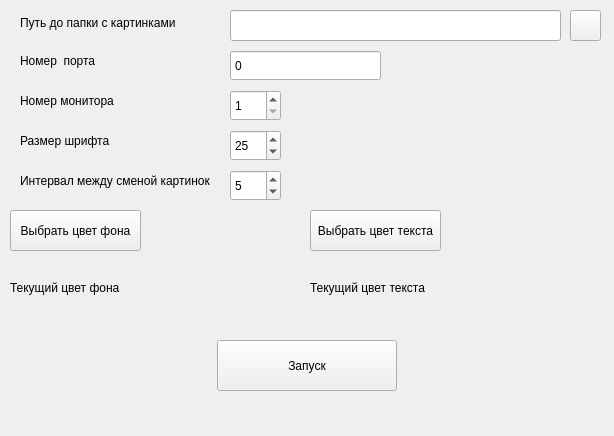
<?xml version="1.0" encoding="UTF-8"?>
<ui version="4.0">
 <class>MainWindow</class>
 <widget class="QMainWindow" name="MainWindow">
  <property name="geometry">
   <rect>
    <x>0</x>
    <y>0</y>
    <width>614</width>
    <height>436</height>
   </rect>
  </property>
  <property name="minimumSize">
   <size>
    <width>614</width>
    <height>436</height>
   </size>
  </property>
  <property name="maximumSize">
   <size>
    <width>614</width>
    <height>436</height>
   </size>
  </property>
  <property name="windowTitle">
   <string>Настройки программы</string>
  </property>
  <property name="windowIcon">
   <iconset>
    <normaloff>../IMGs/monitor.ico</normaloff>../IMGs/monitor.ico</iconset>
  </property>
  <widget class="QWidget" name="centralwidget">
   <widget class="QLineEdit" name="lineEdit">
    <property name="geometry">
     <rect>
      <x>230</x>
      <y>10</y>
      <width>331</width>
      <height>31</height>
     </rect>
    </property>
   </widget>
   <widget class="QPushButton" name="fileButton">
    <property name="geometry">
     <rect>
      <x>570</x>
      <y>10</y>
      <width>31</width>
      <height>31</height>
     </rect>
    </property>
    <property name="text">
     <string/>
    </property>
    <property name="icon">
     <iconset>
      <normaloff>../IMGs/folder.png</normaloff>../IMGs/folder.png</iconset>
    </property>
   </widget>
   <widget class="QPushButton" name="pushButton">
    <property name="geometry">
     <rect>
      <x>217</x>
      <y>340</y>
      <width>180</width>
      <height>51</height>
     </rect>
    </property>
    <property name="text">
     <string>Запуск</string>
    </property>
   </widget>
   <widget class="QLabel" name="label">
    <property name="geometry">
     <rect>
      <x>20</x>
      <y>12</y>
      <width>161</width>
      <height>21</height>
     </rect>
    </property>
    <property name="text">
     <string>Путь до папки с картинками</string>
    </property>
   </widget>
   <widget class="QLabel" name="label_2">
    <property name="geometry">
     <rect>
      <x>20</x>
      <y>50</y>
      <width>151</width>
      <height>21</height>
     </rect>
    </property>
    <property name="text">
     <string>Номер  порта</string>
    </property>
   </widget>
   <widget class="QLabel" name="label_3">
    <property name="geometry">
     <rect>
      <x>20</x>
      <y>90</y>
      <width>151</width>
      <height>21</height>
     </rect>
    </property>
    <property name="text">
     <string>Номер монитора</string>
    </property>
   </widget>
   <widget class="QSpinBox" name="Monitor_spinBox">
    <property name="geometry">
     <rect>
      <x>230</x>
      <y>90</y>
      <width>51</width>
      <height>31</height>
     </rect>
    </property>
    <property name="minimum">
     <number>1</number>
    </property>
    <property name="value">
     <number>1</number>
    </property>
   </widget>
   <widget class="QSpinBox" name="Font_spinBox">
    <property name="geometry">
     <rect>
      <x>230</x>
      <y>130</y>
      <width>51</width>
      <height>31</height>
     </rect>
    </property>
    <property name="maximum">
     <number>1000000</number>
    </property>
    <property name="value">
     <number>25</number>
    </property>
   </widget>
   <widget class="QLabel" name="label_4">
    <property name="geometry">
     <rect>
      <x>20</x>
      <y>130</y>
      <width>151</width>
      <height>21</height>
     </rect>
    </property>
    <property name="text">
     <string>Размер шрифта</string>
    </property>
   </widget>
   <widget class="QLabel" name="label_5">
    <property name="geometry">
     <rect>
      <x>20</x>
      <y>170</y>
      <width>191</width>
      <height>21</height>
     </rect>
    </property>
    <property name="text">
     <string>Интервал между сменой картинок</string>
    </property>
   </widget>
   <widget class="QSpinBox" name="Timing_spinBox">
    <property name="geometry">
     <rect>
      <x>230</x>
      <y>170</y>
      <width>51</width>
      <height>31</height>
     </rect>
    </property>
    <property name="maximum">
     <number>1000000</number>
    </property>
    <property name="value">
     <number>5</number>
    </property>
   </widget>
   <widget class="QSpinBox" name="Port_spinBox">
    <property name="geometry">
     <rect>
      <x>230</x>
      <y>50</y>
      <width>151</width>
      <height>31</height>
     </rect>
    </property>
    <property name="buttonSymbols">
     <enum>QAbstractSpinBox::NoButtons</enum>
    </property>
    <property name="maximum">
     <number>10000</number>
    </property>
   </widget>
   <widget class="QLabel" name="label_6">
    <property name="geometry">
     <rect>
      <x>90</x>
      <y>410</y>
      <width>391</width>
      <height>16</height>
     </rect>
    </property>
    <property name="font">
     <font>
      <weight>75</weight>
      <bold>true</bold>
     </font>
    </property>
    <property name="text">
     <string/>
    </property>
   </widget>
   <widget class="QPushButton" name="pushButton_2">
    <property name="geometry">
     <rect>
      <x>10</x>
      <y>210</y>
      <width>131</width>
      <height>41</height>
     </rect>
    </property>
    <property name="text">
     <string>Выбрать цвет фона</string>
    </property>
   </widget>
   <widget class="QLabel" name="label_7">
    <property name="geometry">
     <rect>
      <x>10</x>
      <y>280</y>
      <width>121</width>
      <height>16</height>
     </rect>
    </property>
    <property name="text">
     <string>Текущий цвет фона</string>
    </property>
   </widget>
   <widget class="QPushButton" name="pushButton_5">
    <property name="geometry">
     <rect>
      <x>310</x>
      <y>210</y>
      <width>131</width>
      <height>41</height>
     </rect>
    </property>
    <property name="text">
     <string>Выбрать цвет текста</string>
    </property>
   </widget>
   <widget class="QLabel" name="label_8">
    <property name="geometry">
     <rect>
      <x>310</x>
      <y>280</y>
      <width>121</width>
      <height>16</height>
     </rect>
    </property>
    <property name="text">
     <string>Текущий цвет текста</string>
    </property>
   </widget>
  </widget>
 </widget>
 <resources/>
 <connections/>
</ui>
